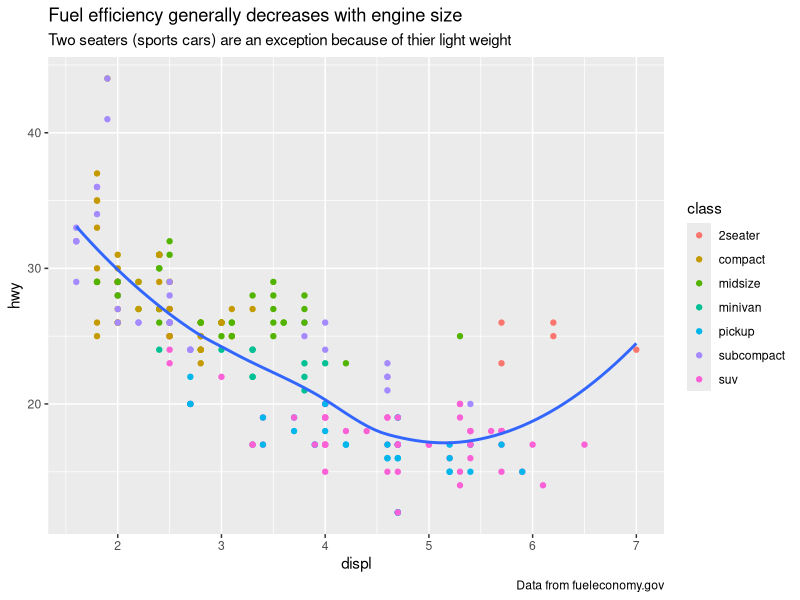
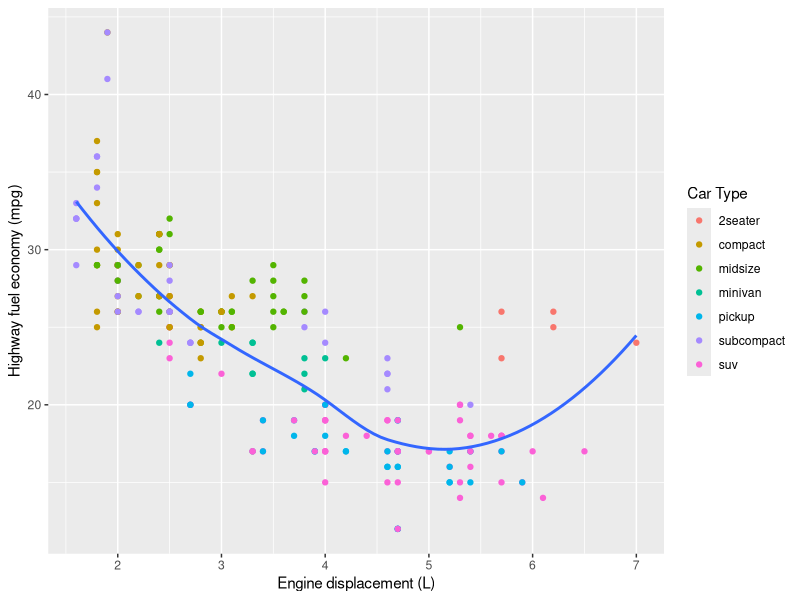
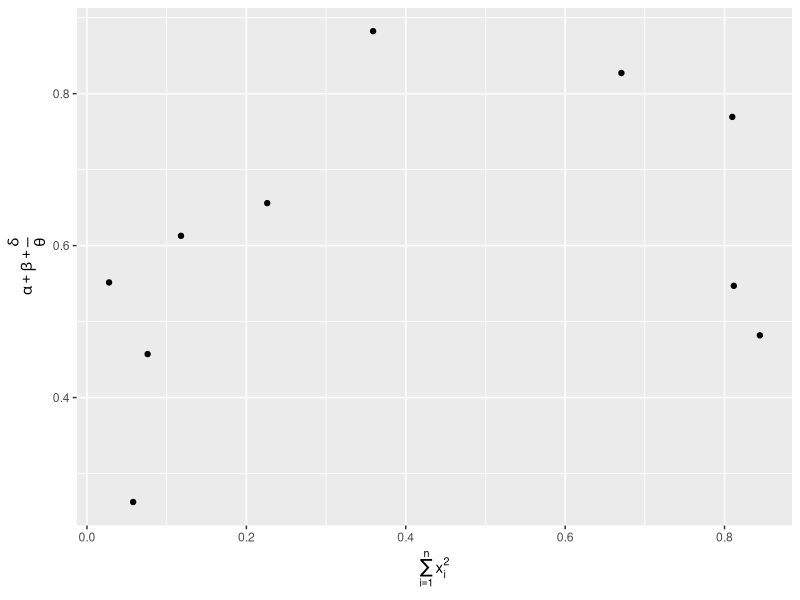
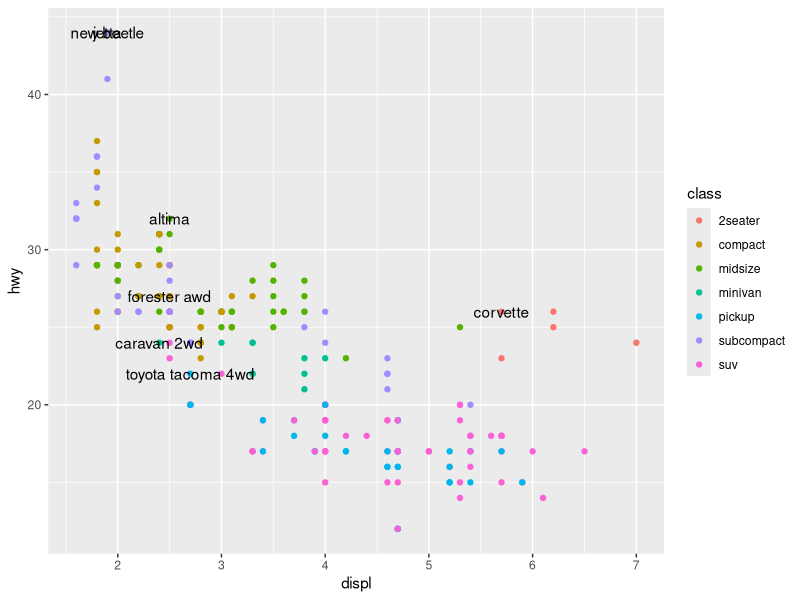
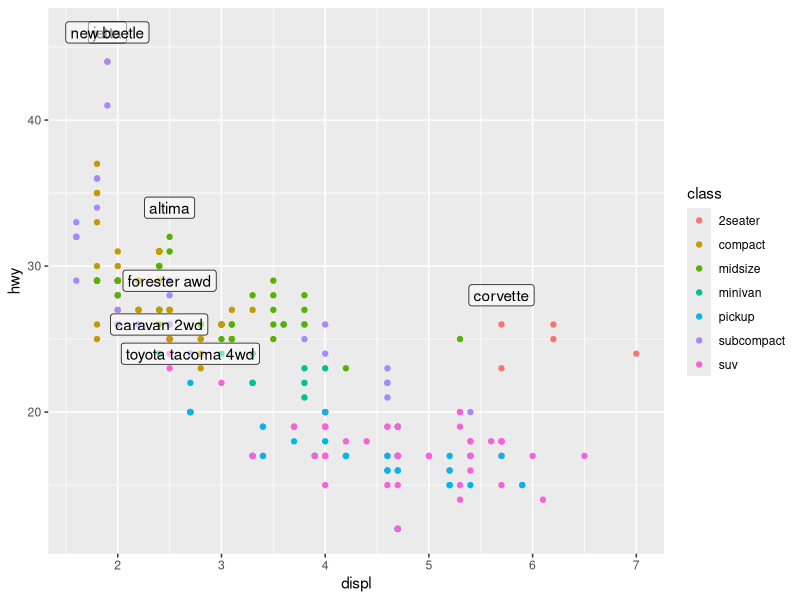
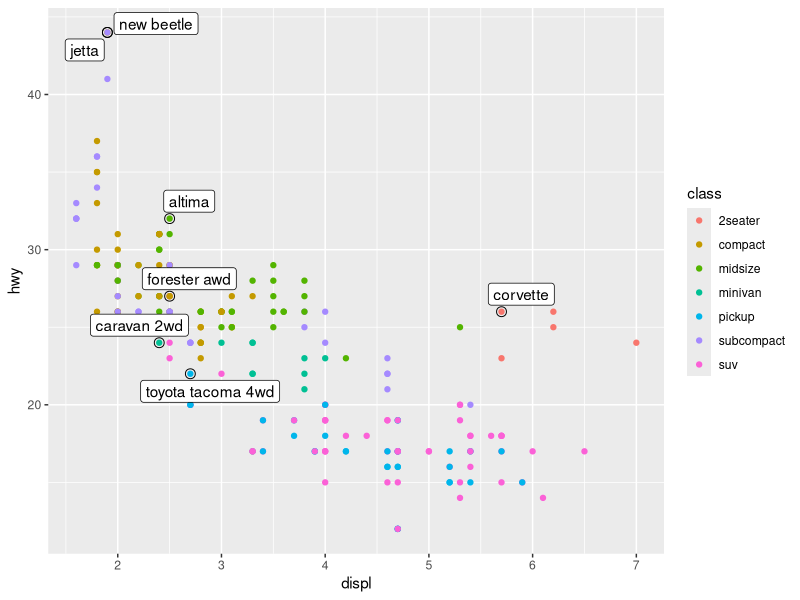
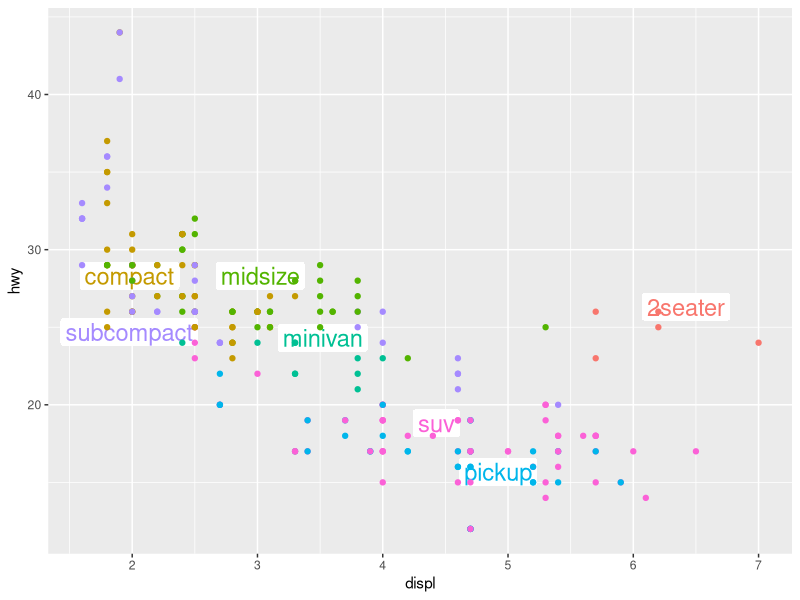
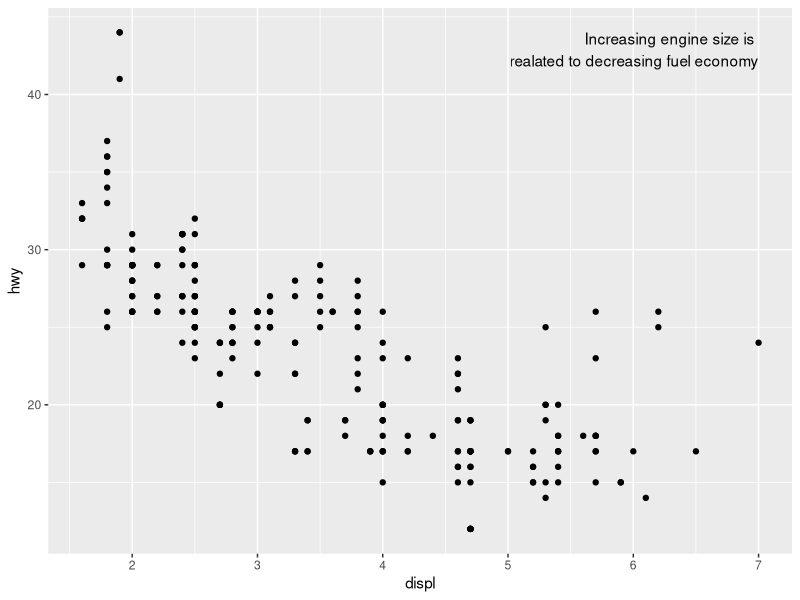

Write R code to recreate these figures, in order.
# 09/25/2020

# Graphics of Communication with ggplot2

library(tidyverse)

mpg

mpg %>%
  ggplot(aes(displ, hwy)) +
  geom_point(aes(color = class)) +
  geom_smooth(se = FALSE) +
  labs(
    title = paste("Fuel efficiency generally decreases with engine size"),
    subtitle = paste("Two seaters (sports cars) are an exception because of thier light weight"),
    caption = "Data from fueleconomy.gov"
)

mpg %>%
  ggplot(aes(displ, hwy)) +
  geom_point(aes(color = class)) +
  geom_smooth(se = FALSE) +
  labs(
    x = "Engine displacement (L)",
    y = "Highway fuel economy (mpg)",
    colour = "Car Type"
  )

df <- tibble (
  x = runif(10),
  y = runif(10)
)

ggplot(df, aes(x, y)) +
  geom_point() +
  labs(
    x = quote(sum(x[i] ^ 2, i == 1, n)),
    y = quote(alpha + beta + frac(delta, theta))
  )

best_in_class <- mpg %>%
  group_by(class) %>%
  filter(row_number(desc(hwy)) == 1)

ggplot(mpg, aes(displ, hwy)) +
  geom_point(aes(color = class)) +
  geom_text(aes(label = model), data = best_in_class)

ggplot(mpg, aes(displ, hwy)) +
  geom_point(aes(color = class)) +
  geom_label(
    aes(label = model),
    data = best_in_class,
    nudge_y = 2,
    alpha = .5
  )

install.packages("ggrepel")
library(ggrepel)

ggplot(mpg, aes(displ, hwy)) +
  geom_point(aes(color = class)) +
  geom_point(size = 3, shape = 1, data = best_in_class) +
  ggrepel::geom_label_repel(
    aes(label = model),
    data = best_in_class
  )

class_avg <- mpg %>%
  group_by(class) %>%
  summarise(
    displ = median(displ),
    hwy = median(hwy)
  )

ggplot(mpg, aes(displ, hwy, color = class)) +
  ggrepel::geom_label_repel(aes(label = class),
                            data = class_avg,
                            size = 6,
                            label.size = 0,
                            segment.color = NA
                            )+
  geom_point() +
  theme(legend.position = "none")

label <- mpg %>%
  summarise(
    displ = max(displ),
    hwy = max(hwy),
    label = paste(
      "Increasing engine size is \nrealated to",
      "decreasing fuel economy"
    )
  )

label

ggplot(mpg, aes(displ, hwy)) +
  geom_point() +
  geom_text(
    aes(label = label),
    data = label,
    vjust = "top",
    hjust = "right"
  )

label <- tibble(
  displ = Inf,
  hwy = Inf,
  label = paste(
    "Increasing engine size is \nrelated to",
    "decreasing fuel economy"
  )
)

label


ggplot(mpg, aes(displ, hwy)) +
  geom_point() +
  geom_text(
    aes(label = label),
    data = label,
    vjust = "top",
    hjust = "right"
  )

"Increasing engine size related to decreasing fuel economy." %>%
  stringr::str_wrap(width = 40) %>%
  writeLines()

ggplot(mpg, aes(displ, hwy)) +
  geom_point(aes(color = class))

ggplot(mpg, aes(displ, hwy)) +
  geom_point(aes(color = class)) +
  scale_y_continuous(breaks = seq(15,40, by = 5))

ggplot(mpg, aes(displ, hwy)) +
  geom_point(aes(color = class)) +
  scale_x_continuous(labels = NULL) +
  scale_y_continuous(labels = NULL)

presidential %>%
  mutate(id = 33 + row_number()) %>%
  ggplot(aes(start, id)) +
  geom_point() +
  geom_segment(aes(xend = end, yend = id)) +
  scale_x_date(
    NULL,
    breaks = presidential$start,
    date_labels = "'%y"
  )

base <- ggplot(mpg, aes(displ, hwy)) +
  geom_point(aes(color = class))

base + theme(legend.position = "left")
base + theme(legend.position = "top")
base + theme(legend.position = "bottom")
base + theme(legend.position = "right")

ggplot(mpg, aes(displ,hwy)) +
  geom_point(aes(color = class)) +
  geom_smooth(se = TRUE) +
  theme(legend.position = "bottom") +
  guides(
    color = guide_legend(
      nrow = 1,
      override.aes = list(size=4)
    )
  )

ggplot(diamonds, aes(carat, price)) +
  geom_bin2d()

ggplot(diamonds, aes(log10(carat), log10(price))) +
  geom_bin2d()

ggplot(diamonds, aes(carat, price)) +
  geom_bin2d() +
  scale_x_log10() +
  scale_y_log10()

ggplot(mpg, aes(displ, hwy)) +
  geom_point(aes(color = drv))


ggplot(mpg, aes(displ, hwy)) +
  geom_point(aes(color = drv, shape = drv)) +
  scale_color_brewer(palette = "Set1")

presidential %>%
  mutate(id = 33 + row_number()) %>%
  ggplot(aes(start, id, color = party)) +
  geom_point() +
  geom_segment(aes(xend = end, yend = id)) +
  scale_colour_manual(
    values = c(Republican = "red", Democratic = "blue")
  )

df <-  tibble(
  x = rnorm(10000),
  y = rnorm(10000)
)

df

ggplot(df, aes(x,y)) +
  geom_hex() +
  coord_fixed()

install.packages("viridis")
library(viridis)

ggplot(df, aes(x,y)) +
  geom_hex() +
  viridis::scale_fill_viridis() +
  coord_fixed()

ggplot(mpg, mapping = aes(displ, hwy)) +
  geom_point(aes(color = class)) +
  geom_smooth() +
  coord_cartesian(xlim = c(5,7), ylim = c(10,30))

mpg %>%
  filter(displ >= 5, displ <= 7, hwy >= 10, hwy <= 30) %>%
  ggplot(aes(displ, hwy)) +
  geom_point(aes(color = class)) +
  geom_smooth()

suv <- mpg %>% filter(class == "suv")
compact <- mpg %>% filter(class == "compact")

ggplot(suv, aes(displ, hwy, color = drv)) +
  geom_point()

ggplot(compact, aes(displ, hwy, color =drv)) +
  geom_point()

x_scale <- scale_x_continuous(limits = range(mpg$displ))
y_scale <- scale_y_continuous(limits = range(mpg$hwy))
col_scale <- scale_color_discrete(limits = unique(mpg$drv))

ggplot(suv, aes(displ, hwy, color = drv))+
  geom_point() +
  x_scale +
  y_scale +
  col_scale

ggplot(compact, aes(displ, hwy, color = drv))+
  geom_point() +
  x_scale +
  y_scale +
  col_scale

ggplot(mpg, aes(displ, hwy)) +
  geom_point(aes(color = class)) +
  geom_smooth(se = FALSE) +
  theme_gray()

ggsave("my-plot.pdf")







































